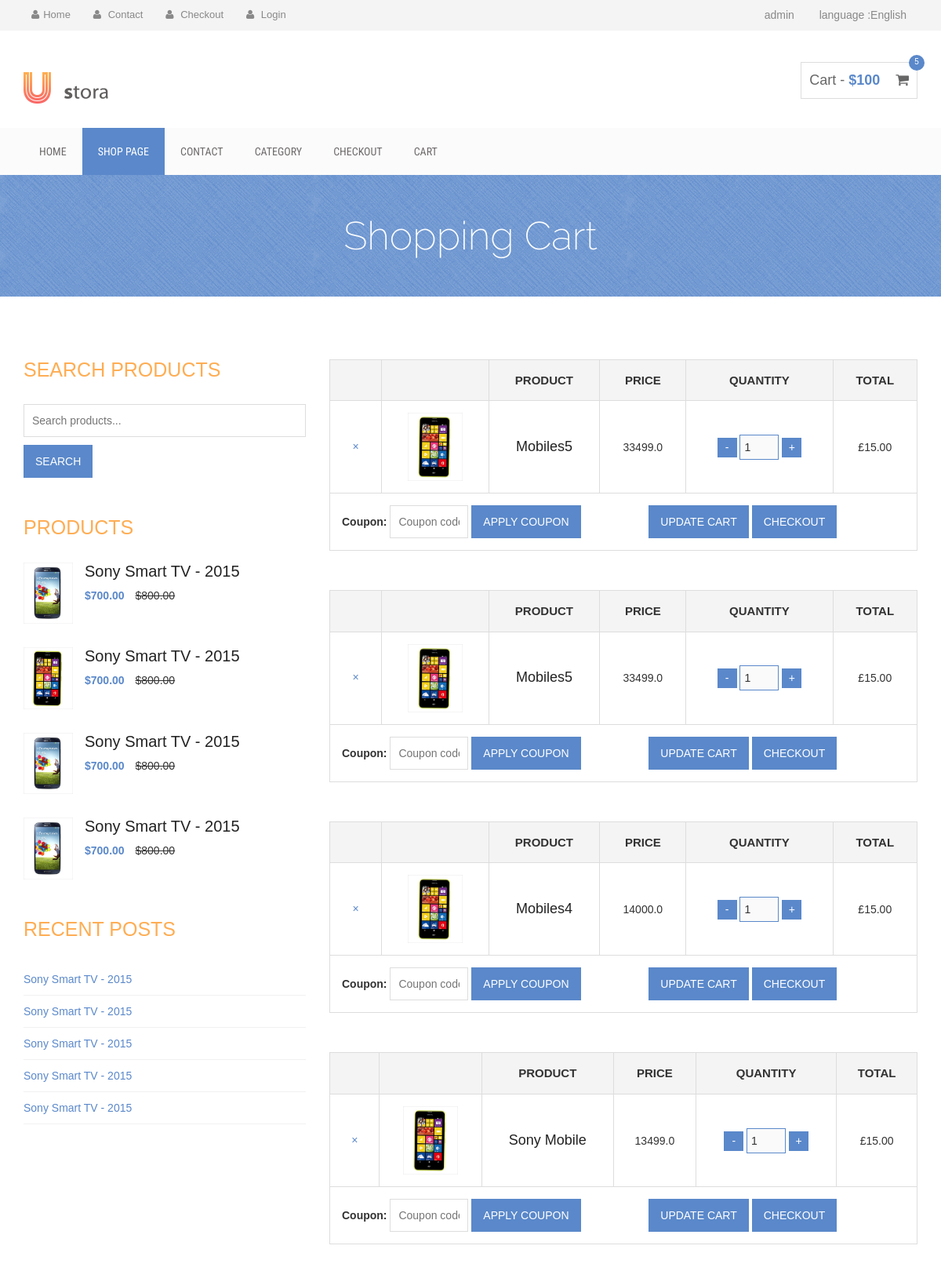
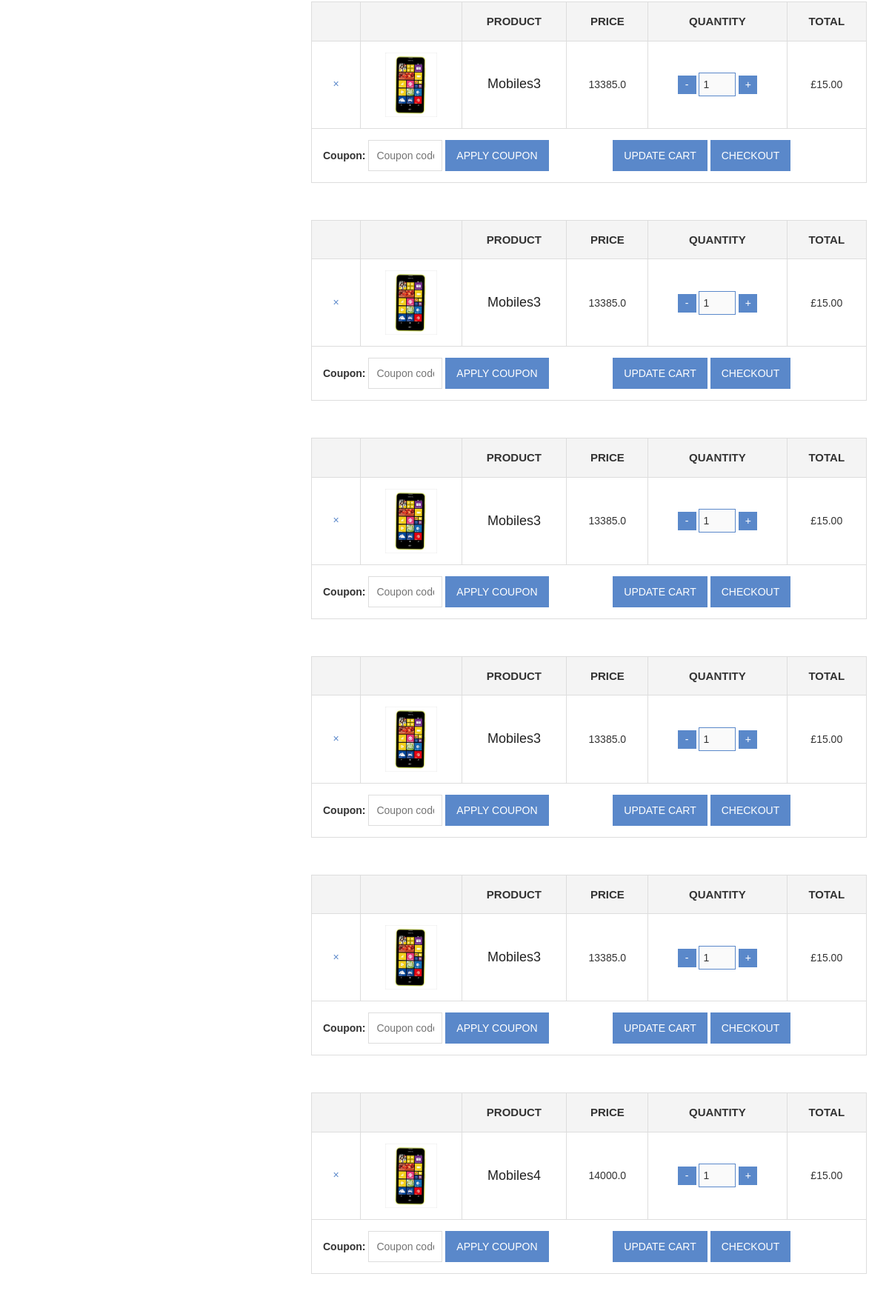
The app's page /show_cart/ (signed in, upper part) with its own data (2 pictures, top to bottom).
### Shoppy_website2/models.py (models this page shows)
class Cart(models.Model):
    user = models.ForeignKey(User,on_delete=models.CASCADE)
    product = models.ForeignKey(Product, on_delete=models.CASCADE)
    quantity = models.PositiveIntegerField(default=1)

class Product(models.Model):
    title = models.CharField(max_length=100)
    selling_price = models.FloatField()
    discount_price = models.FloatField()
    description = models.TextField()
    brand = models.CharField(max_length=100)
    category = models.CharField(choices=CATEGORY_CHOICES, max_length=2)
    product_image = models.ImageField(upload_to= 'productimg')

### Shoppy_website2/views.py (the view)
# urls.py: path('show_cart/', views.Show_Cart, name='show_cart'),
def Show_Cart(request):
    if request.user.is_authenticated:
        user = request.user
        carts = Cart.objects.filter(user=user)
        return render(request, 'cart.html', {'carts': carts})
    return redirect("show_cart")

### Shoppy_website2/templates/cart.html (shortened to what this page needs)
{% extends 'base.html' %}
{% load static %}
{% block content %}
<!DOCTYPE html>
    <div class="product-big-title-area">
        <div class="container">
            <div class="row">
                <div class="col-md-12">
                    <div class="product-bit-title text-center">
                        <h2>Shopping Cart</h2>
                    </div>
                </div>
            </div>
        </div>
    </div>
    <div class="single-product-area">
        <div class="container">
            <div class="row">
                <div class="col-md-4">
                    <div class="single-sidebar">
                        <h2 class="sidebar-title">Search Products</h2>
                        <form action="#">
                            <input type="text" placeholder="Search products...">
                            <input type="submit" value="Search">
                        </form>
                    </div>
                    <div class="single-sidebar">
                        <h2 class="sidebar-title">Products</h2>
                        <div class="thubmnail-recent">
                            <img src="{% static 'img/product-1.jpg' %}" class="recent-thumb" alt="">
                            <h2><a href="single-product.html">Sony Smart TV - 2015</a></h2>
                            <div class="product-sidebar-price">
                                <ins>$700.00</ins> <del>$800.00</del>
                            </div>
                        </div>
                        <div class="thubmnail-recent">
                            <img src="{% static 'img/product-2.jpg' %}" class="recent-thumb" alt="">
                            <h2><a href="single-product.html">Sony Smart TV - 2015</a></h2>
                            <div class="product-sidebar-price">
                                <ins>$700.00</ins> <del>$800.00</del>
                            </div>
                        </div>
                        <div class="thubmnail-recent">
                            <img src="{% static 'img/product-1.jpg' %}" class="recent-thumb" alt="">
                            <h2><a href="single-product.html">Sony Smart TV - 2015</a></h2>
                            <div class="product-sidebar-price">
                                <ins>$700.00</ins> <del>$800.00</del>
                            </div>
                        </div>
                        <div class="thubmnail-recent">
                            <img src="{% static 'img/product-1.jpg' %}" class="recent-thumb" alt="">
                            <h2><a href="single-product.html">Sony Smart TV - 2015</a></h2>
                            <div class="product-sidebar-price">
                                <ins>$700.00</ins> <del>$800.00</del>
                            </div>
                        </div>
                    </div>
                    <div class="single-sidebar">
                        <h2 class="sidebar-title">Recent Posts</h2>
                        <ul>
                            <li><a href="#">Sony Smart TV - 2015</a></li>
                            <li><a href="#">Sony Smart TV - 2015</a></li>
                            <li><a href="#">Sony Smart TV - 2015</a></li>
                            <li><a href="#">Sony Smart TV - 2015</a></li>
                            <li><a href="#">Sony Smart TV - 2015</a></li>
                        </ul>
                    </div>
                </div>
                <div class="col-md-8">
                    <div class="product-content-right">
                        <div class="woocommerce">
                                {% for cart in carts %}
                                <table cellspacing="0" class="shop_table cart">
                                    <thead>
                                        <tr>
                                            <th class="product-remove">&nbsp;</th>
                                            <th class="product-thumbnail">&nbsp;</th>
                                            <th class="product-name">Product</th>
                                            <th class="product-price">Price</th>
                                            <th class="product-quantity">Quantity</th>
                                            <th class="product-subtotal">Total</th>
                                        </tr>
                                    </thead>
                                    <tbody>
                                        <tr class="cart_item">
                                            <td class="product-remove">
                                                <a title="Remove this item" class="remove" href="#">×</a>
                                            </td>
                                            <td class="product-thumbnail">
                                                <a href="single-product.html"><img width="145" height="145" alt="poster_1_up" class="shop_thumbnail" src="{% static 'img/product-2.jpg' %}"></a>
                                            </td>
                                            <td class="product-name">
                                                <a href="single-product.html">{{cart.product.title}}</a>
                                            </td>
                                            <td class="product-price">
                                                <span class="amount">{{cart.product.selling_price}}</span>
                                            </td>
                                            <td class="product-quantity">
                                                <div class="quantity buttons_added">
                                                    <input type="button" class="minus" value="-" pid={{cart.product.id}}>
                                                    <input type="number" size="4" class="inp" title="Qty" id="quantity" value="{{cart.quantity}}" disabled>
                                                    <input type="button" class="plus" value="+" pid={{cart.product.id}}>
                                                </div>
                                            </td>
                                            <td class="product-subtotal">
                                                <span class="amount">£15.00</span>
                                            </td>
                                        </tr>
                                        <tr>
                                            <td class="actions" colspan="6">
                                                <div class="coupon">
                                                    <label for="coupon_code">Coupon:</label>
                                                    <input type="text" placeholder="Coupon code" value="" id="coupon_code" class="input-text" name="coupon_code">
                                                    <input type="submit" value="Apply Coupon" name="apply_coupon" class="button">
                                                </div>
                                                <input type="submit" value="Update Cart" name="update_cart" class="button">
                                                <input type="submit" value="Checkout" name="proceed" class="checkout-button button alt wc-forward">
                                            </td>
                                        </tr>
                                    </tbody>
                                </table>
                                {% endfor %}
                        </div>
                    </div>
                </div>
            </div>
        </div>
    </div>
    {% endblock content %}

### Shoppy_website2/templates/base.html (shortened to what this page needs)
<!DOCTYPE html>
{% load static %}
<html>
  <head>
    <link rel="stylesheet" href="{% static 'css/bootstrap.min.css' %}">
    <link rel="stylesheet" href="{% static 'css/font-awesome.min.css' %}">
    <link rel="stylesheet" href="{% static 'css/owl.carousel.css' %}">
    <link rel="stylesheet" href="{% static 'style.css' %}">
    <link rel="stylesheet" href="{% static 'css/responsive.css' %}">
  </head>
  <body>
    {% block navigation %}
    <div class="header-area">
        <div class="container">
            <div class="row">
                <div class="col-md-8">
                    <div class="user-menu">
                        <ul>
                            <li><a href="/"><i class="fa fa-user"></i>Home</a></li>
                            <li><a href="{% url 'contact' %}"><i class="fa fa-user"></i> Contact</a></li>
                            <li><a href="{% url 'checkout' %}"><i class="fa fa-user"></i> Checkout</a></li>
                            <li><a href="{% url 'login' %}"><i class="fa fa-user"></i> Login</a></li>
                        </ul>
                    </div>
                </div>
                <div class="col-md-4">
                    <div class="header-right">
                        <ul class="list-unstyled list-inline">
                            <li class="dropdown dropdown-small">
                                <a data-toggle="dropdown" data-hover="dropdown" class="dropdown-toggle" href="#"><span class="key">{{user.username}}</span></a>
                            </li>
                            <li class="dropdown dropdown-small">
                                <a data-toggle="dropdown" data-hover="dropdown" class="dropdown-toggle" href="#"><span class="key">language :</span><span class="value">English </span></a>
                            </li>
                        </ul>
                    </div>
                </div>
            </div>
        </div>
    </div>
    {% block logo %}
    <div class="container">
        <div class="row">
            <div class="col-sm-6">
                <div class="logo">
                    <h1><a href="./"><img src="{% static 'img/logo.png' %}"></a></h1>
                </div>
            </div>
            <div class="col-sm-6">
                <div class="shopping-item">
                    <a href="/show_cart/">Cart - <span class="cart-amunt">$100</span> <i class="fa fa-shopping-cart"></i> <span class="product-count">5</span></a>
                </div>
            </div>
        </div>
    </div>
    {% endblock logo %}
    {% endblock navigation %}
    {% block mainmenu %}
    <div class="mainmenu-area">
        <div class="container">
            <div class="row">
                <div class="navbar-collapse collapse">
                    <ul class="nav navbar-nav">
                        <li><a href="/">Home</a></li>
                        <li class="active"><a href="shop.html">Shop page</a></li>
                        <li><a href="#">Contact</a></li>
                        <li><a href="#">Category</a></li>
                        <li><a href="{% url 'checkout' %}">Checkout</a></li>
                        <li><a href="{% url 'show_cart' %}">Cart</a></li>
                    </ul>
                </div>
            </div>
        </div>
    </div>
    {% endblock mainmenu %}
    {% block content %}{% endblock content %}
  </body>
</html>

### Shoppy_website2/static/style.css (style rules this page uses)
img { max-width: 100%; height: auto; }
h1, h2, h3, h4, h5, h6 { margin: 0 0 15px; }
body { font-family:Arial, Helvetica, sans-serif; }
.header-area { background: none repeat scroll 0 0 #f4f4f4; }
.header-area a { color: #888; }
.user-menu ul { list-style: outside none none; margin: 0; padding: 0; }
.user-menu li { display: inline-block; }
.user-menu li a { display: block; font-size: 13px; margin-right: 5px; padding: 10px; }
.user-menu li a i.fa { margin-right: 5px; }
.header-right ul.list-inline { margin: 0; text-align: right; }
.header-right ul.list-inline li a { display: block; padding: 9px; }
.mainmenu-area { background: none repeat scroll 0 0 #fbfbfb; font-family: "Roboto Condensed",sans-serif; text-transform: uppercase; width: 100%; z-index: 999; }
.logo h1 { font-size: 40px; margin: 30px 0;font-weight: 400; }
.logo h1 a { color: #999; }
.shopping-item { border: 1px solid #ddd; float: right; font-size: 18px; margin-top: 40px; padding: 10px; position: relative; }
.shopping-item a { color: #666; }
.cart-amunt { color: #5a88ca; font-weight: 700; }
.product-count { background: none repeat scroll 0 0 #5a88ca; border-radius: 50%; color: #fff; display: inline-block; font-size: 10px; height: 20px; padding-top: 2px; position: absolute; right: -10px; text-align: center; top: -10px; width: 20px; }
.shopping-item i.fa { margin-left: 15px; }
.mainmenu-area ul.navbar-nav li a { color: #6e6a6a; font-size: 14px; padding: 20px; }
.mainmenu-area ul.navbar-nav li:hover a, .mainmenu-area ul.navbar-nav li.active a { background: #5a88ca; color:#FFF; }
a { color: #5a88ca }
.product-big-title-area { background: url(img/crossword.png) repeat scroll 0 0 #5a88ca }
.product-bit-title h2 { font-family: raleway; font-size: 50px; font-weight: 200; margin: 0; padding: 50px 0;color: #fff; }
.single-product-area { padding: 80px 0 130px; }
.sidebar-title { color: #fead53; font-size: 25px; margin-bottom: 30px; text-transform: uppercase; }
.single-sidebar { margin-bottom: 50px; }
input[type="text"], input[type="password"], input[type="email"], textarea { border: 1px solid #ddd; padding: 10px; }
input[type="submit"], button[type=submit] { background: none repeat scroll 0 0 #5a88ca; border: medium none; color: #fff; padding: 11px 20px; text-transform: uppercase; }
.single-sidebar input[type="text"] { margin-bottom: 10px; width: 100%; }
.thubmnail-recent { margin-bottom: 30px; overflow: hidden; }
.recent-thumb { float: left; height: auto; margin-right: 15px; width: 63px; }
.thubmnail-recent > h2 { font-size: 20px; margin-bottom: 10px; }
.thubmnail-recent > h2 a { color: #222; }
.product-sidebar-price > ins { color: #5a88ca; font-weight: 700; margin-right: 10px; text-decoration: none; }
.single-sidebar > ul { list-style: outside none none; margin: 0; padding: 0; }
.single-sidebar li { border-bottom: 1px solid #f1f1f1; padding: 10px 0; }
.single-sidebar a { display: block; }
.product-name { font-size: 25px; margin-bottom: 20px; }
.quantity { float: left; margin-right: 15px; }
.quantity input[type="number"] { border: 1px solid #5a88ca; padding: 5px; width: 50px; }
table.shop_table { border-bottom: 1px solid #ddd; border-right: 1px solid #ddd; margin-bottom: 50px; width: 100%; }
table.shop_table th, table.shop_table td { border-left: 1px solid #ddd; border-top: 1px solid #ddd; padding: 15px; text-align: center; }
table.shop_table th { background: none repeat scroll 0 0 #f4f4f4; font-size: 15px; text-transform: uppercase; }
td.product-thumbnail img { height: auto; width: 70px; }
td.product-name { font-size: 18px; }
div.quantity input.plus, div.quantity input.minus { background: none repeat scroll 0 0 #5a88ca; border: medium none; color: #fff; height: 25px; line-height: 15px; width: 25px; }
td.product-quantity div.quantity { float: none; margin: 0; }
td.actions div.coupon { float: left; }
table.shop_table td.product-remove a { display: inline-block; padding: 0 5px 2px; text-transform: uppercase; }
table.shop_table td.product-name a { color: #222; }

### Shoppy_website2/static/css/responsive.css (style rules this page uses)
@media only screen and (min-width: 992px) and (max-width: 1280px) { .coupon input[type="text"] { width: 100px; } }
@media only screen and (min-width: 992px) and (max-width: 1280px) { input[type="submit"], button[type="submit"] { padding: 11px 15px; } }

### records on screen
Cart: product "Mobiles5", product.selling_price "33499.0", quantity "1"
Cart: product "Mobiles5", product.selling_price "33499.0", quantity "1"
Cart: product "Mobiles4", product.selling_price "14000.0", quantity "1"
Cart: product "Sony Mobile", product.selling_price "13499.0", quantity "1"
Cart: product "Mobiles3", product.selling_price "13385.0", quantity "1"
Cart: product "Mobiles3", product.selling_price "13385.0", quantity "1"
Cart: product "Mobiles3", product.selling_price "13385.0", quantity "1"
Cart: product "Mobiles3", product.selling_price "13385.0", quantity "1"
Cart: product "Mobiles3", product.selling_price "13385.0", quantity "1"
Cart: product "Mobiles4", product.selling_price "14000.0", quantity "1"

### other values on screen
{{ user.username }} "admin"
